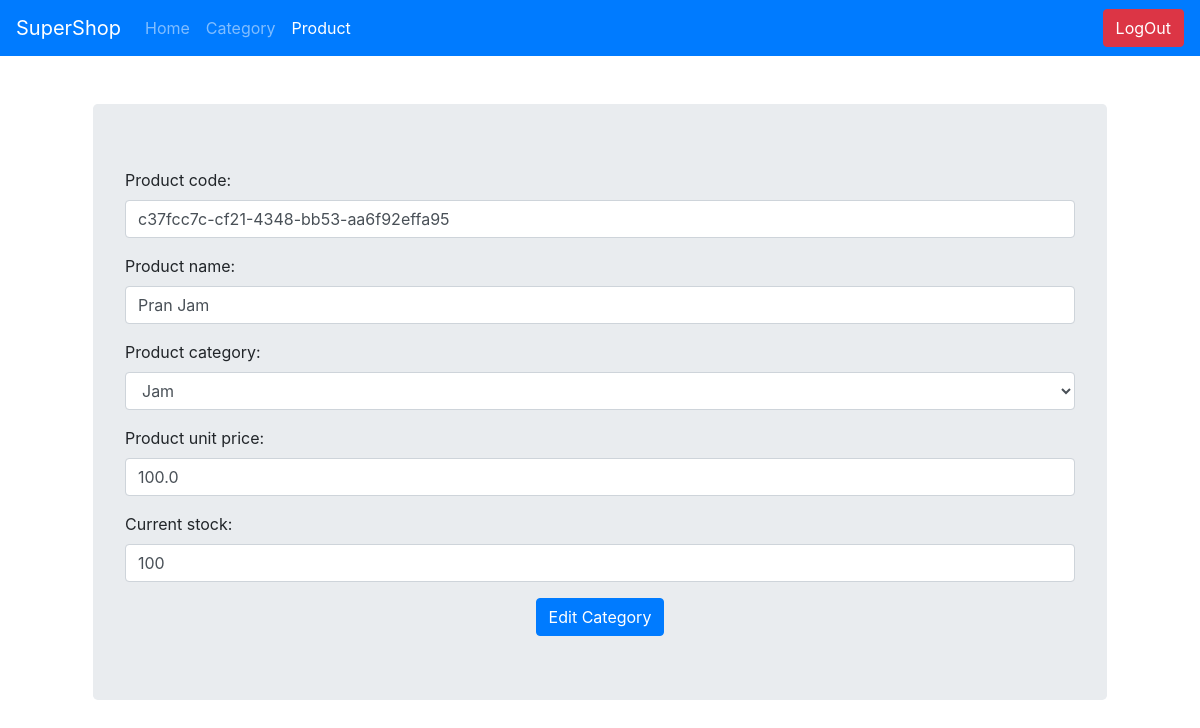
The app's page /supershop_admin/product/edit__1/ (signed in) with its own data.
### supershop_app/models.py (models this page shows, shortened)
class Product(models.Model):
    id = models.AutoField(primary_key=True)
    product_code = models.UUIDField(default=uuid.uuid4)
    product_name = models.CharField(max_length=255, blank=False, null=False, unique=True)
    product_category = models.ForeignKey(ProductCategory, on_delete=models.CASCADE)
    product_unit_price = models.FloatField(default=0.0)
    current_stock = models.PositiveIntegerField(default=0)

### supershop_app/views.py (the view, shortened to what this page needs)
# urls.py: path('supershop_admin/product/<str:ops>/', views.admin_product_operation, name="admin_product_operation"),
@login_required(login_url='/supershop_admin/')
def admin_product_operation(request, ops):
    if request.method == "POST":
        if ops == 'add':
            form = ProductForm(request.POST)
            if form.is_valid():
                messages.success(request, "Succesfully added.")
                form.save()
            else:
                messages.error(request, "Something Went Wrong.")
            return redirect("/supershop_admin/product/add/")
        elif 'edit' in ops:
            cat_id = ops.split('__')[-1]
            cat = models.Product.objects.filter(pk=cat_id).first()
            form = ProductEditForm(request.POST, instance=cat)
            if form.is_valid():
                form.save()
                messages.success(request, "Succesfully Updated.")
            else:
                messages.error(request, "Something Went Wrong.")
            return redirect("/supershop_admin/category/view/")
        elif 'delete' in ops:
            prod_id = ops.split('__')[-1]
            cat = models.Product.objects.filter(pk=prod_id).delete()
            return JsonResponse(1, safe=False)
    elif request.method == 'GET':
        if ops == 'add':
            form = ProductForm()
            return render(request, "all_forms.html",
                          context={"is_logged_in": request.user.is_authenticated,
                                   "form": form,
                                   "title": "Add Product",
                                   "admin": 1,
                                   'logout': request.user.is_authenticated,
                                   "btn_name": "ADD Product",
                                   "admin_product": "active"})
        elif 'edit' in ops:
            prod_id = ops.split('__')[-1]
            prod = models.Product.objects.filter(pk=prod_id).first()
            form = ProductEditForm(initial={"product_code": prod.product_code,
                                            "product_name": prod.product_name,
                                            "product_category": prod.product_category,
                                            "product_unit_price": prod.product_unit_price,
                                            "current_stock": prod.current_stock
                                            })
            return render(request, "all_forms.html",
                          context={'is_logged_in': request.user.is_authenticated,
                                   "form": form,
                                   "title": "Edit Category",
                                   "admin": 1,
                                   'logout': request.user.is_authenticated,
                                   "btn_name": "Edit Category",
                                   "admin_product": "active"})
        else:
            return redirect("admin_product")

### supershop_app/forms.py
class ProductEditForm(forms.ModelForm):
    product_name = forms.CharField(max_length=255, required=True,
                                   widget=forms.TextInput(attrs={'class': 'form-control'}))
    product_code = forms.CharField(max_length=255, required=True,
                                   widget=forms.TextInput(attrs={'class': 'form-control'}))
    product_category = forms.ModelChoiceField(queryset=ProductCategory.objects.all(), required=True,
                                              widget=forms.Select(attrs={'class': 'form-control'}))
    product_unit_price = forms.CharField(max_length=255, required=True,
                                         widget=forms.TextInput(attrs={'class': 'form-control'}))
    current_stock = forms.CharField(max_length=255, required=True,
                                    widget=forms.TextInput(attrs={'class': 'form-control'}))
    class Meta:
        model = ProductCategory
        fields = ('product_code', 'product_name', 'product_category', 'product_unit_price', 'current_stock')

### supershop_app/models.py (called while the page is built)
    def __str__(self):
        return self.category_name

### supershop_app/templates/supershop_app/all_forms.html (shortened to what this page needs)
{% extends 'base.html' %}
{% load static %}
{% block content %}
    <div class="container">
        <div class="jumbotron m-5">
            <form method="post">
                <div class="justify-center">
                    {{ form.as_p }}
                </div>
                <div class="text-center">
                    <button class="btn btn-primary">{{ btn_name }}</button>
                </div>
            </form>
        </div>
    </div>
{% endblock %}

### records on screen
Product: product_code "c37fcc7c-cf21-4348-bb53-aa6f92effa95", product_name "Pran Jam", product_category "Jam", product_unit_price "100.0", current_stock "100"

### other values on screen
{{ btn_name }} "Edit Category"
